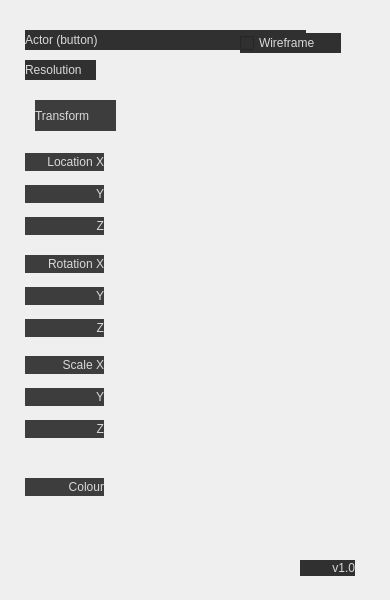
         <widget class="QWidget" name="properties_tab">
          <attribute name="title">
           <string>Properties</string>
          </attribute>
          <widget class="QFrame" name="properties_frame">
           <property name="geometry">
            <rect>
             <x>0</x>
             <y>0</y>
             <width>381</width>
             <height>591</height>
            </rect>
           </property>
           <property name="autoFillBackground">
            <bool>false</bool>
           </property>
           <property name="styleSheet">
            <string notr="true">background-color: rgba(255, 255, 255, 0);</string>
           </property>
           <property name="frameShape">
            <enum>QFrame::StyledPanel</enum>
           </property>
           <property name="frameShadow">
            <enum>QFrame::Raised</enum>
           </property>
           <widget class="QLabel" name="properties_label_image">
            <property name="geometry">
             <rect>
              <x>0</x>
              <y>0</y>
              <width>371</width>
              <height>591</height>
             </rect>
            </property>
            <property name="autoFillBackground">
             <bool>false</bool>
            </property>
            <property name="styleSheet">
             <string notr="true">color: rgba(255, 255, 255, 0);</string>
            </property>
            <property name="text">
             <string/>
            </property>
            <property name="pixmap">
             <pixmap>images/details_rect.png</pixmap>
            </property>
            <property name="scaledContents">
             <bool>true</bool>
            </property>
           </widget>
           <widget class="QLabel" name="version_stat_label_2">
            <property name="geometry">
             <rect>
              <x>300</x>
              <y>560</y>
              <width>55</width>
              <height>16</height>
             </rect>
            </property>
            <property name="font">
             <font>
              <pointsize>9</pointsize>
             </font>
            </property>
            <property name="layoutDirection">
             <enum>Qt::LeftToRight</enum>
            </property>
            <property name="autoFillBackground">
             <bool>false</bool>
            </property>
            <property name="styleSheet">
             <string notr="true">background-color: rgb(48, 48, 48);
color: rgb(217, 217, 217);</string>
            </property>
            <property name="text">
             <string>v1.0</string>
            </property>
            <property name="alignment">
             <set>Qt::AlignRight|Qt::AlignTrailing|Qt::AlignVCenter</set>
            </property>
           </widget>
           <widget class="QLabel" name="actor_label">
            <property name="geometry">
             <rect>
              <x>25</x>
              <y>30</y>
              <width>281</width>
              <height>20</height>
             </rect>
            </property>
            <property name="font">
             <font>
              <family>MS Shell Dlg 2</family>
              <pointsize>9</pointsize>
             </font>
            </property>
            <property name="layoutDirection">
             <enum>Qt::LeftToRight</enum>
            </property>
            <property name="autoFillBackground">
             <bool>false</bool>
            </property>
            <property name="styleSheet">
             <string notr="true">background-color: rgb(48, 48, 48);
color: rgb(217, 217, 217);</string>
            </property>
            <property name="text">
             <string>Actor (button)</string>
            </property>
            <property name="textFormat">
             <enum>Qt::AutoText</enum>
            </property>
            <property name="alignment">
             <set>Qt::AlignLeading|Qt::AlignLeft|Qt::AlignVCenter</set>
            </property>
           </widget>
           <widget class="QFrame" name="frame_2">
            <property name="geometry">
             <rect>
              <x>15</x>
              <y>60</y>
              <width>341</width>
              <height>491</height>
             </rect>
            </property>
            <property name="frameShape">
             <enum>QFrame::NoFrame</enum>
            </property>
            <property name="frameShadow">
             <enum>QFrame::Plain</enum>
            </property>
            <widget class="QLabel" name="label">
             <property name="geometry">
              <rect>
               <x>0</x>
               <y>30</y>
               <width>341</width>
               <height>441</height>
              </rect>
             </property>
             <property name="autoFillBackground">
              <bool>false</bool>
             </property>
             <property name="styleSheet">
              <string notr="true">background-color: rgba(255, 255, 255, 0);</string>
             </property>
             <property name="text">
              <string/>
             </property>
             <property name="pixmap">
              <pixmap>images/properties_rect.png</pixmap>
             </property>
             <property name="scaledContents">
              <bool>true</bool>
             </property>
            </widget>
            <widget class="QLabel" name="transform_label">
             <property name="geometry">
              <rect>
               <x>20</x>
               <y>40</y>
               <width>81</width>
               <height>31</height>
              </rect>
             </property>
             <property name="font">
              <font>
               <family>MS Shell Dlg 2</family>
               <pointsize>9</pointsize>
              </font>
             </property>
             <property name="layoutDirection">
              <enum>Qt::LeftToRight</enum>
             </property>
             <property name="autoFillBackground">
              <bool>false</bool>
             </property>
             <property name="styleSheet">
              <string notr="true">background-color: rgb(61, 61, 61);
color: rgb(217, 217, 217);</string>
             </property>
             <property name="text">
              <string>Transform</string>
             </property>
             <property name="textFormat">
              <enum>Qt::AutoText</enum>
             </property>
             <property name="alignment">
              <set>Qt::AlignLeading|Qt::AlignLeft|Qt::AlignVCenter</set>
             </property>
            </widget>
            <widget class="QLabel" name="scale_z_label_2">
             <property name="geometry">
              <rect>
               <x>114</x>
               <y>356</y>
               <width>207</width>
               <height>25</height>
              </rect>
             </property>
             <property name="autoFillBackground">
              <bool>false</bool>
             </property>
             <property name="styleSheet">
              <string notr="true">background-color: rgba(255, 255, 255, 0);
color: rgb(217, 217, 217);</string>
             </property>
             <property name="text">
              <string/>
             </property>
             <property name="pixmap">
              <pixmap>images/value_labels.png</pixmap>
             </property>
             <property name="scaledContents">
              <bool>true</bool>
             </property>
             <property name="alignment">
              <set>Qt::AlignCenter</set>
             </property>
            </widget>
            <widget class="QLabel" name="rotation_z_label_2">
             <property name="enabled">
              <bool>true</bool>
             </property>
             <property name="geometry">
              <rect>
               <x>114</x>
               <y>324</y>
               <width>207</width>
               <height>25</height>
              </rect>
             </property>
             <property name="autoFillBackground">
              <bool>false</bool>
             </property>
             <property name="styleSheet">
              <string notr="true">background-color: rgba(255, 255, 255, 0);
color: rgb(217, 217, 217);</string>
             </property>
             <property name="text">
              <string/>
             </property>
             <property name="pixmap">
              <pixmap>images/value_labels.png</pixmap>
             </property>
             <property name="scaledContents">
              <bool>true</bool>
             </property>
             <property name="alignment">
              <set>Qt::AlignCenter</set>
             </property>
            </widget>
            <widget class="QLabel" name="scale_x_label_2">
             <property name="geometry">
              <rect>
               <x>114</x>
               <y>255</y>
               <width>207</width>
               <height>25</height>
              </rect>
             </property>
             <property name="autoFillBackground">
              <bool>false</bool>
             </property>
             <property name="styleSheet">
              <string notr="true">background-color: rgba(255, 255, 255, 0);
color: rgb(217, 217, 217);</string>
             </property>
             <property name="text">
              <string/>
             </property>
             <property name="pixmap">
              <pixmap>images/value_labels.png</pixmap>
             </property>
             <property name="scaledContents">
              <bool>true</bool>
             </property>
             <property name="alignment">
              <set>Qt::AlignCenter</set>
             </property>
            </widget>
            <widget class="QLabel" name="rotation_x_label_2">
             <property name="geometry">
              <rect>
               <x>114</x>
               <y>292</y>
               <width>207</width>
               <height>25</height>
              </rect>
             </property>
             <property name="autoFillBackground">
              <bool>false</bool>
             </property>
             <property name="styleSheet">
              <string notr="true">background-color: rgba(255, 255, 255, 0);
color: rgb(217, 217, 217);</string>
             </property>
             <property name="text">
              <string/>
             </property>
             <property name="pixmap">
              <pixmap>images/value_labels.png</pixmap>
             </property>
             <property name="scaledContents">
              <bool>true</bool>
             </property>
             <property name="alignment">
              <set>Qt::AlignCenter</set>
             </property>
            </widget>
            <widget class="QLabel" name="colour_value_label">
             <property name="geometry">
              <rect>
               <x>114</x>
               <y>415</y>
               <width>207</width>
               <height>25</height>
              </rect>
             </property>
             <property name="autoFillBackground">
              <bool>false</bool>
             </property>
             <property name="styleSheet">
              <string notr="true">background-color: rgba(255, 255, 255, 0);
color: rgb(217, 217, 217);</string>
             </property>
             <property name="text">
              <string/>
             </property>
             <property name="pixmap">
              <pixmap>images/value_labels.png</pixmap>
             </property>
             <property name="scaledContents">
              <bool>true</bool>
             </property>
             <property name="alignment">
              <set>Qt::AlignCenter</set>
             </property>
            </widget>
            <widget class="QLabel" name="location_y_label_2">
             <property name="geometry">
              <rect>
               <x>114</x>
               <y>154</y>
               <width>207</width>
               <height>25</height>
              </rect>
             </property>
             <property name="autoFillBackground">
              <bool>false</bool>
             </property>
             <property name="styleSheet">
              <string notr="true">background-color: rgba(255, 255, 255, 0);
color: rgb(217, 217, 217);</string>
             </property>
             <property name="text">
              <string/>
             </property>
             <property name="pixmap">
              <pixmap>images/value_labels.png</pixmap>
             </property>
             <property name="scaledContents">
              <bool>true</bool>
             </property>
             <property name="alignment">
              <set>Qt::AlignCenter</set>
             </property>
            </widget>
            <widget class="QLabel" name="location_z_label_2">
             <property name="geometry">
              <rect>
               <x>114</x>
               <y>223</y>
               <width>207</width>
               <height>25</height>
              </rect>
             </property>
             <property name="autoFillBackground">
              <bool>false</bool>
             </property>
             <property name="styleSheet">
              <string notr="true">background-color: rgba(255, 255, 255, 0);
color: rgb(217, 217, 217);</string>
             </property>
             <property name="text">
              <string/>
             </property>
             <property name="pixmap">
              <pixmap>images/value_labels.png</pixmap>
             </property>
             <property name="scaledContents">
              <bool>true</bool>
             </property>
             <property name="alignment">
              <set>Qt::AlignCenter</set>
             </property>
            </widget>
            <widget class="QLabel" name="scale_y_label_2">
             <property name="geometry">
              <rect>
               <x>114</x>
               <y>90</y>
               <width>207</width>
               <height>25</height>
              </rect>
             </property>
             <property name="autoFillBackground">
              <bool>false</bool>
             </property>
             <property name="styleSheet">
              <string notr="true">background-color: rgba(255, 255, 255, 0);
color: rgb(217, 217, 217);</string>
             </property>
             <property name="text">
              <string/>
             </property>
             <property name="pixmap">
              <pixmap>images/value_labels.png</pixmap>
             </property>
             <property name="scaledContents">
              <bool>true</bool>
             </property>
             <property name="alignment">
              <set>Qt::AlignCenter</set>
             </property>
            </widget>
            <widget class="QLabel" name="rotation_y_label_2">
             <property name="geometry">
              <rect>
               <x>114</x>
               <y>122</y>
               <width>207</width>
               <height>25</height>
              </rect>
             </property>
             <property name="autoFillBackground">
              <bool>false</bool>
             </property>
             <property name="styleSheet">
              <string notr="true">background-color: rgba(255, 255, 255, 0);
color: rgb(217, 217, 217);</string>
             </property>
             <property name="text">
              <string/>
             </property>
             <property name="pixmap">
              <pixmap>images/value_labels.png</pixmap>
             </property>
             <property name="scaledContents">
              <bool>true</bool>
             </property>
             <property name="alignment">
              <set>Qt::AlignCenter</set>
             </property>
            </widget>
            <widget class="QLabel" name="location_x_label_2">
             <property name="geometry">
              <rect>
               <x>114</x>
               <y>191</y>
               <width>207</width>
               <height>25</height>
              </rect>
             </property>
             <property name="autoFillBackground">
              <bool>false</bool>
             </property>
             <property name="styleSheet">
              <string notr="true">background-color: rgba(255, 255, 255, 0);
color: rgb(217, 217, 217);</string>
             </property>
             <property name="text">
              <string/>
             </property>
             <property name="pixmap">
              <pixmap>images/value_labels.png</pixmap>
             </property>
             <property name="scaledContents">
              <bool>true</bool>
             </property>
             <property name="alignment">
              <set>Qt::AlignCenter</set>
             </property>
            </widget>
            <widget class="QLabel" name="scale_z_label">
             <property name="geometry">
              <rect>
               <x>10</x>
               <y>360</y>
               <width>79</width>
               <height>18</height>
              </rect>
             </property>
             <property name="font">
              <font>
               <family>MS Shell Dlg 2</family>
               <pointsize>9</pointsize>
              </font>
             </property>
             <property name="layoutDirection">
              <enum>Qt::LeftToRight</enum>
             </property>
             <property name="autoFillBackground">
              <bool>false</bool>
             </property>
             <property name="styleSheet">
              <string notr="true">background-color: rgb(61, 61, 61);
color: rgb(217, 217, 217);</string>
             </property>
             <property name="text">
              <string>Z</string>
             </property>
             <property name="textFormat">
              <enum>Qt::AutoText</enum>
             </property>
             <property name="alignment">
              <set>Qt::AlignRight|Qt::AlignTrailing|Qt::AlignVCenter</set>
             </property>
            </widget>
            <widget class="QLabel" name="location_x_label">
             <property name="geometry">
              <rect>
               <x>10</x>
               <y>93</y>
               <width>79</width>
               <height>18</height>
              </rect>
             </property>
             <property name="font">
              <font>
               <family>MS Shell Dlg 2</family>
               <pointsize>9</pointsize>
              </font>
             </property>
             <property name="layoutDirection">
              <enum>Qt::LeftToRight</enum>
             </property>
             <property name="autoFillBackground">
              <bool>false</bool>
             </property>
             <property name="styleSheet">
              <string notr="true">background-color: rgb(61, 61, 61);
color: rgb(217, 217, 217);</string>
             </property>
             <property name="text">
              <string>Location X</string>
             </property>
             <property name="textFormat">
              <enum>Qt::AutoText</enum>
             </property>
             <property name="alignment">
              <set>Qt::AlignRight|Qt::AlignTrailing|Qt::AlignVCenter</set>
             </property>
            </widget>
            <widget class="QLabel" name="location_y_label">
             <property name="geometry">
              <rect>
               <x>10</x>
               <y>125</y>
               <width>79</width>
               <height>18</height>
              </rect>
             </property>
             <property name="font">
              <font>
               <family>MS Shell Dlg 2</family>
               <pointsize>9</pointsize>
              </font>
             </property>
             <property name="layoutDirection">
              <enum>Qt::LeftToRight</enum>
             </property>
             <property name="autoFillBackground">
              <bool>false</bool>
             </property>
             <property name="styleSheet">
              <string notr="true">background-color: rgb(61, 61, 61);
color: rgb(217, 217, 217);</string>
             </property>
             <property name="text">
              <string>Y</string>
             </property>
             <property name="textFormat">
              <enum>Qt::AutoText</enum>
             </property>
             <property name="alignment">
              <set>Qt::AlignRight|Qt::AlignTrailing|Qt::AlignVCenter</set>
             </property>
            </widget>
            <widget class="QLabel" name="rotation_z_label">
             <property name="geometry">
              <rect>
               <x>10</x>
               <y>259</y>
               <width>79</width>
               <height>18</height>
              </rect>
             </property>
             <property name="font">
              <font>
               <family>MS Shell Dlg 2</family>
               <pointsize>9</pointsize>
              </font>
             </property>
             <property name="layoutDirection">
              <enum>Qt::LeftToRight</enum>
             </property>
             <property name="autoFillBackground">
              <bool>false</bool>
             </property>
             <property name="styleSheet">
              <string notr="true">background-color: rgb(61, 61, 61);
color: rgb(217, 217, 217);</string>
             </property>
             <property name="text">
              <string>Z</string>
             </property>
             <property name="textFormat">
              <enum>Qt::AutoText</enum>
             </property>
             <property name="alignment">
              <set>Qt::AlignRight|Qt::AlignTrailing|Qt::AlignVCenter</set>
             </property>
            </widget>
            <widget class="QLabel" name="rotation_y_label">
             <property name="geometry">
              <rect>
               <x>10</x>
               <y>227</y>
               <width>79</width>
               <height>18</height>
              </rect>
             </property>
             <property name="font">
              <font>
               <family>MS Shell Dlg 2</family>
               <pointsize>9</pointsize>
              </font>
             </property>
             <property name="layoutDirection">
              <enum>Qt::LeftToRight</enum>
             </property>
             <property name="autoFillBackground">
              <bool>false</bool>
             </property>
             <property name="styleSheet">
              <string notr="true">background-color: rgb(61, 61, 61);
color: rgb(217, 217, 217);</string>
             </property>
             <property name="text">
              <string>Y</string>
             </property>
             <property name="textFormat">
              <enum>Qt::AutoText</enum>
             </property>
             <property name="alignment">
              <set>Qt::AlignRight|Qt::AlignTrailing|Qt::AlignVCenter</set>
             </property>
            </widget>
            <widget class="QLabel" name="location_z_label">
             <property name="geometry">
              <rect>
               <x>10</x>
               <y>157</y>
               <width>79</width>
               <height>18</height>
              </rect>
             </property>
             <property name="font">
              <font>
               <family>MS Shell Dlg 2</family>
               <pointsize>9</pointsize>
              </font>
             </property>
             <property name="layoutDirection">
              <enum>Qt::LeftToRight</enum>
             </property>
             <property name="autoFillBackground">
              <bool>false</bool>
             </property>
             <property name="styleSheet">
              <string notr="true">background-color: rgb(61, 61, 61);
color: rgb(217, 217, 217);</string>
             </property>
             <property name="text">
              <string>Z</string>
             </property>
             <property name="textFormat">
              <enum>Qt::AutoText</enum>
             </property>
             <property name="alignment">
              <set>Qt::AlignRight|Qt::AlignTrailing|Qt::AlignVCenter</set>
             </property>
            </widget>
            <widget class="QLabel" name="scale_x_label">
             <property name="geometry">
              <rect>
               <x>10</x>
               <y>296</y>
               <width>79</width>
               <height>18</height>
              </rect>
             </property>
             <property name="font">
              <font>
               <family>MS Shell Dlg 2</family>
               <pointsize>9</pointsize>
              </font>
             </property>
             <property name="layoutDirection">
              <enum>Qt::LeftToRight</enum>
             </property>
             <property name="autoFillBackground">
              <bool>false</bool>
             </property>
             <property name="styleSheet">
              <string notr="true">background-color: rgb(61, 61, 61);
color: rgb(217, 217, 217);</string>
             </property>
             <property name="text">
              <string>Scale X</string>
             </property>
             <property name="textFormat">
              <enum>Qt::AutoText</enum>
             </property>
             <property name="alignment">
              <set>Qt::AlignRight|Qt::AlignTrailing|Qt::AlignVCenter</set>
             </property>
            </widget>
            <widget class="QLabel" name="scale_y_label">
             <property name="geometry">
              <rect>
               <x>10</x>
               <y>328</y>
               <width>79</width>
               <height>18</height>
              </rect>
             </property>
             <property name="font">
              <font>
               <family>MS Shell Dlg 2</family>
               <pointsize>9</pointsize>
              </font>
             </property>
             <property name="layoutDirection">
              <enum>Qt::LeftToRight</enum>
             </property>
             <property name="autoFillBackground">
              <bool>false</bool>
             </property>
             <property name="styleSheet">
              <string notr="true">background-color: rgb(61, 61, 61);
color: rgb(217, 217, 217);</string>
             </property>
             <property name="text">
              <string>Y</string>
             </property>
             <property name="textFormat">
              <enum>Qt::AutoText</enum>
             </property>
             <property name="alignment">
              <set>Qt::AlignRight|Qt::AlignTrailing|Qt::AlignVCenter</set>
             </property>
            </widget>
            <widget class="QLabel" name="rotation_x_label">
             <property name="geometry">
              <rect>
               <x>10</x>
               <y>195</y>
               <width>79</width>
               <height>18</height>
              </rect>
             </property>
             <property name="font">
              <font>
               <family>MS Shell Dlg 2</family>
               <pointsize>9</pointsize>
              </font>
             </property>
             <property name="layoutDirection">
              <enum>Qt::LeftToRight</enum>
             </property>
             <property name="autoFillBackground">
              <bool>false</bool>
             </property>
             <property name="styleSheet">
              <string notr="true">background-color: rgb(61, 61, 61);
color: rgb(217, 217, 217);</string>
             </property>
             <property name="text">
              <string>Rotation X</string>
             </property>
             <property name="textFormat">
              <enum>Qt::AutoText</enum>
             </property>
             <property name="alignment">
              <set>Qt::AlignRight|Qt::AlignTrailing|Qt::AlignVCenter</set>
             </property>
            </widget>
            <widget class="QLabel" name="colour_label">
             <property name="geometry">
              <rect>
               <x>10</x>
               <y>418</y>
               <width>79</width>
               <height>18</height>
              </rect>
             </property>
             <property name="font">
              <font>
               <family>MS Shell Dlg 2</family>
               <pointsize>9</pointsize>
              </font>
             </property>
             <property name="layoutDirection">
              <enum>Qt::LeftToRight</enum>
             </property>
             <property name="autoFillBackground">
              <bool>false</bool>
             </property>
             <property name="styleSheet">
              <string notr="true">background-color: rgb(61, 61, 61);
color: rgb(217, 217, 217);</string>
             </property>
             <property name="text">
              <string>Colour</string>
             </property>
             <property name="textFormat">
              <enum>Qt::AutoText</enum>
             </property>
             <property name="alignment">
              <set>Qt::AlignRight|Qt::AlignTrailing|Qt::AlignVCenter</set>
             </property>
            </widget>
            <widget class="QLabel" name="actor_label_2">
             <property name="geometry">
              <rect>
               <x>10</x>
               <y>0</y>
               <width>71</width>
               <height>20</height>
              </rect>
             </property>
             <property name="font">
              <font>
               <family>MS Shell Dlg 2</family>
               <pointsize>9</pointsize>
              </font>
             </property>
             <property name="layoutDirection">
              <enum>Qt::LeftToRight</enum>
             </property>
             <property name="autoFillBackground">
              <bool>false</bool>
             </property>
             <property name="styleSheet">
              <string notr="true">background-color: rgb(48, 48, 48);
color: rgb(217, 217, 217);</string>
             </property>
             <property name="text">
              <string>Resolution</string>
             </property>
             <property name="textFormat">
              <enum>Qt::AutoText</enum>
             </property>
             <property name="alignment">
              <set>Qt::AlignLeading|Qt::AlignLeft|Qt::AlignVCenter</set>
             </property>
            </widget>
           </widget>
           <widget class="QCheckBox" name="wireframe_checkbox">
            <property name="geometry">
             <rect>
              <x>240</x>
              <y>33</y>
              <width>101</width>
              <height>20</height>
             </rect>
            </property>
            <property name="font">
             <font>
              <pointsize>9</pointsize>
             </font>
            </property>
            <property name="autoFillBackground">
             <bool>false</bool>
            </property>
            <property name="styleSheet">
             <string notr="true">background-color: rgb(48, 48, 48);
color: rgb(217, 217, 217);</string>
            </property>
            <property name="text">
             <string>Wireframe</string>
            </property>
           </widget>
           <zorder>properties_label_image</zorder>
           <zorder>actor_label</zorder>
           <zorder>version_stat_label_2</zorder>
           <zorder>frame_2</zorder>
           <zorder>wireframe_checkbox</zorder>
          </widget>
         </widget>
